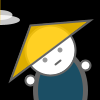
Frame 1 (no input)
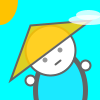
Frame 60 (the mouse pressed at the canvas centre just before this capture)
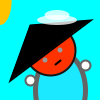
Frame 120 (the mouse held since frame 60 and released just before this capture)

The Processing sketch that drew these frames (run headless with seeded random() and noise(); from frame 60 on, the mouse is pressed at the canvas centre):

// Processing sketch: processing_24651
// ── processing_24651.pde

float y = 0.0;
float x = 0.0;
float c = 2;
int direction = 1;
int rainTool = -10;

void setup() { 
  size(100,100); // Set the size of the window 
  smooth();
  
  
}

void mousePressed() {
  stroke(50);
  strokeWeight(3);
  line(47,55,42,55); // left eyebrow
  line (55,49, 58,42); //right eyebrow
  fill(20);
  triangle(60,60,55,64,60,65);//moustache
  println("Stop touching me!");
  
}
void draw() {
  frameRate (20);
  println (frameCount);
  background (0,y*6,y*9.8);
  
  fill(70,200,255,100);
  stroke(100);
  strokeWeight(5);
  ellipse(60,90,50,75);//body
  
  fill(255);
  strokeWeight(2);
  ellipse(30,80,10,10);//left hand

  fill(255);
  strokeWeight(2);
  ellipse(85,65,10,10);//right hand
  
  drawHead();
  /*arch(c);

  if (c < 50) {
    c += 0.5;
  } 
  else {
    c = 5;
  }*/
  if ((keyPressed == true) && ((key == '1') || (key == '2'))) { 
    rainTool++; 
    } else {
      if ((keyPressed == true) && (key == '8')) {
        rainTool = 5;
      }
      line(rainTool, 0, rainTool, 100);
    }
    
  if(mousePressed == true) {
    fill(0,0,0,255);
    stroke(0,0,0,255);
  }else{
    fill(255,200,0,220);
  }
  //fill(255,200,0,220);
  line(60,60,55,64);//mouth
  triangle(30,25,10,80,90,20);//farmer hat
  
  noStroke();
  fill(153);
  ellipse(45,60,5,5);//lefteye
  fill(153);
  ellipse(60,50,5,5);//righteye
  
  // Cloud
  noStroke();
  fill(255,200);
  ellipse ( y, 15, 25,10);
  ellipse ( y, 20, 40,10);
  y += 1.5;
  if (y>120) {
    y = 0.0;
  }
  //The Sun
  noStroke();
  fill(255,195,0);
  ellipse(x*0.3,0,y*0.4,50);
  if (x>45) {
    x = 0.0;
  }
}

void drawHead() {
  if(mousePressed == true) {
    fill(255,50,0);
    stroke(20);
  }else{
    fill(255);
  }
  strokeWeight(2); 
  ellipse(50,50,50,50);//head

}

/*void arch(float curvature) {
  float y = 10.0;
  float sw = (21.0 - curvature) / 1.0;
  strokeWeight(3);
  noFill();
  beginShape();
  vertex(5.0, y);
  bezierVertex(3.0, y-curvature, 6.0, 16.0, 10.0, 8.0);
  bezierVertex(23.0, 18.0, 28.0, y-curvature, 28.0, y);
  endShape();
}*/
